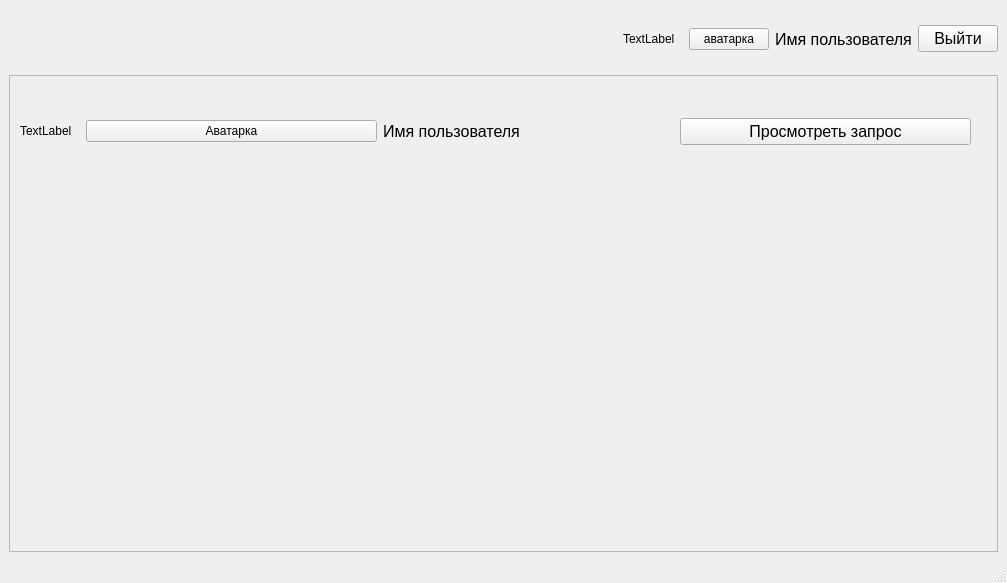
<?xml version="1.0" encoding="UTF-8"?>
<ui version="4.0">
 <class>MainWindow</class>
 <widget class="QMainWindow" name="MainWindow">
  <property name="geometry">
   <rect>
    <x>0</x>
    <y>0</y>
    <width>1007</width>
    <height>583</height>
   </rect>
  </property>
  <property name="windowTitle">
   <string>MainWindow</string>
  </property>
  <widget class="QWidget" name="centralwidget">
   <layout class="QVBoxLayout" name="verticalLayout">
    <item>
     <layout class="QHBoxLayout" name="horizontalLayout">
      <item>
       <spacer name="horizontalSpacer">
        <property name="orientation">
         <enum>Qt::Horizontal</enum>
        </property>
        <property name="sizeHint" stdset="0">
         <size>
          <width>40</width>
          <height>20</height>
         </size>
        </property>
       </spacer>
      </item>
      <item>
       <widget class="QLabel" name="label_3">
        <property name="sizePolicy">
         <sizepolicy hsizetype="Fixed" vsizetype="Fixed">
          <horstretch>0</horstretch>
          <verstretch>0</verstretch>
         </sizepolicy>
        </property>
        <property name="minimumSize">
         <size>
          <width>60</width>
          <height>60</height>
         </size>
        </property>
        <property name="maximumSize">
         <size>
          <width>60</width>
          <height>60</height>
         </size>
        </property>
        <property name="text">
         <string>TextLabel</string>
        </property>
       </widget>
      </item>
      <item>
       <widget class="QPushButton" name="pushButton">
        <property name="text">
         <string>аватарка</string>
        </property>
       </widget>
      </item>
      <item>
       <widget class="QLabel" name="label">
        <property name="font">
         <font>
          <pointsize>12</pointsize>
         </font>
        </property>
        <property name="text">
         <string>Имя пользователя</string>
        </property>
       </widget>
      </item>
      <item>
       <widget class="QPushButton" name="pushButton_2">
        <property name="font">
         <font>
          <pointsize>12</pointsize>
         </font>
        </property>
        <property name="text">
         <string>Выйти</string>
        </property>
       </widget>
      </item>
     </layout>
    </item>
    <item>
     <widget class="QScrollArea" name="scrollArea">
      <property name="widgetResizable">
       <bool>true</bool>
      </property>
      <widget class="QWidget" name="scrollAreaWidgetContents">
       <property name="geometry">
        <rect>
         <x>0</x>
         <y>0</y>
         <width>983</width>
         <height>439</height>
        </rect>
       </property>
       <widget class="QWidget" name="layoutWidget">
        <property name="geometry">
         <rect>
          <x>10</x>
          <y>10</y>
          <width>951</width>
          <height>91</height>
         </rect>
        </property>
        <layout class="QHBoxLayout" name="horizontalLayout_2">
         <item>
          <widget class="QLabel" name="label_4">
           <property name="sizePolicy">
            <sizepolicy hsizetype="Fixed" vsizetype="Fixed">
             <horstretch>0</horstretch>
             <verstretch>0</verstretch>
            </sizepolicy>
           </property>
           <property name="minimumSize">
            <size>
             <width>60</width>
             <height>60</height>
            </size>
           </property>
           <property name="maximumSize">
            <size>
             <width>60</width>
             <height>60</height>
            </size>
           </property>
           <property name="text">
            <string>TextLabel</string>
           </property>
          </widget>
         </item>
         <item>
          <widget class="QPushButton" name="pushButton_3">
           <property name="text">
            <string>Аватарка</string>
           </property>
          </widget>
         </item>
         <item>
          <widget class="QLabel" name="label_2">
           <property name="font">
            <font>
             <pointsize>12</pointsize>
            </font>
           </property>
           <property name="text">
            <string>Имя пользователя</string>
           </property>
          </widget>
         </item>
         <item>
          <widget class="QPushButton" name="pushButton_4">
           <property name="font">
            <font>
             <pointsize>12</pointsize>
            </font>
           </property>
           <property name="text">
            <string>Просмотреть запрос</string>
           </property>
          </widget>
         </item>
        </layout>
       </widget>
      </widget>
     </widget>
    </item>
   </layout>
  </widget>
  <widget class="QMenuBar" name="menubar">
   <property name="geometry">
    <rect>
     <x>0</x>
     <y>0</y>
     <width>1007</width>
     <height>26</height>
    </rect>
   </property>
  </widget>
  <widget class="QStatusBar" name="statusbar"/>
 </widget>
 <resources/>
 <connections/>
</ui>
